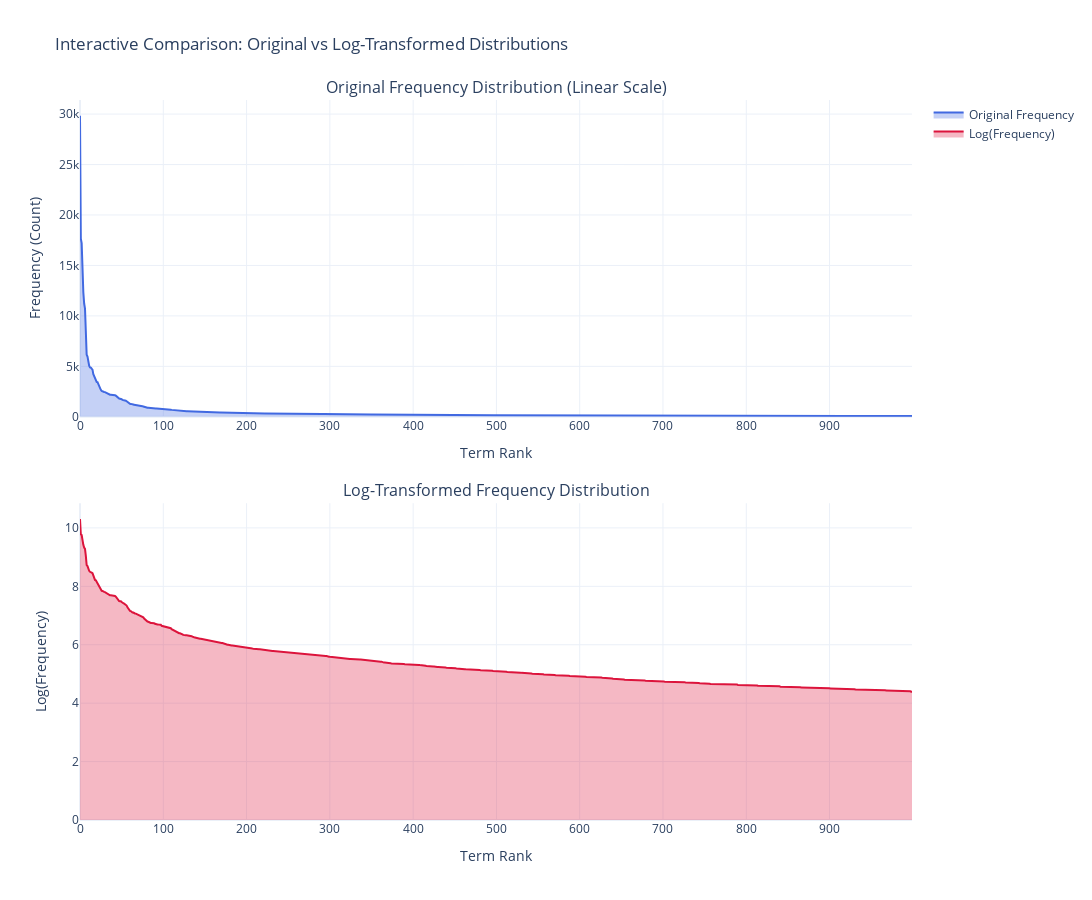

Notebook code for this chart:
### Markdown cell above
### >>> **Exercise 15 (take home):** 
You can copy the code from the previous exercise and change the 'term_frequencies' variable for the 'term_frequencies_log', comment about the differences that you observe and talk about other possible insights that we can get from a log distribution.

### Code cell
# Answer here

# Side-by-Side Comparison (Original vs Log)
fig, axes = plt.subplots(1, 2, figsize=(100, 10))

axes[0].bar(range(300), sorted_frequencies[:300], color='steelblue')
axes[0].set_title('Original Term Frequencies (Sorted)', fontsize=20, pad=15)
axes[0].set_xlabel('Term Rank', fontsize=16)
axes[0].set_ylabel('Frequency (Count)', fontsize=16)
axes[0].grid(alpha=0.3, axis='y')

axes[1].bar(range(300), term_frequencies_log[:300], color='coral')
axes[1].set_title('Log-Transformed Term Frequencies', fontsize=20, pad=15)
axes[1].set_xlabel('Term Index (Alphabetical Order)', fontsize=16)
axes[1].set_ylabel('Log(Frequency)', fontsize=16)
axes[1].grid(alpha=0.3, axis='y')

plt.tight_layout()
plt.show()

# Sorted Log Frequencies to Compare Properly
sorted_log_frequencies = [math.log(f) if f > 0 else 0 for f in sorted_frequencies]

plt.figure(figsize=(100, 10))
g = sns.barplot(x=sorted_feature_names[:300], 
                y=sorted_log_frequencies[:300],
                palette='viridis')
g.set_xticklabels(sorted_feature_names[:300], rotation=90)
plt.title('Log-Transformed Term Frequencies (Sorted by Original Frequency)', fontsize=20, pad=20)
plt.xlabel('Terms (Sorted by Frequency)', fontsize=16)
plt.ylabel('Log(Frequency)', fontsize=16)
plt.tight_layout()
plt.show()

# Direct Comparison Line Plots
fig, axes = plt.subplots(2, 1, figsize=(18, 12))

axes[0].plot(range(len(sorted_frequencies[:1000])), sorted_frequencies[:1000], 
             linewidth=2, color='darkblue', label='Original Frequency')
axes[0].fill_between(range(len(sorted_frequencies[:1000])), sorted_frequencies[:1000], 
                      alpha=0.3, color='lightblue')
axes[0].set_title('Original Term Frequency Distribution (First 1000 Terms)', fontsize=16)
axes[0].set_xlabel('Term Rank (Sorted by Frequency)', fontsize=12)
axes[0].set_ylabel('Frequency (Linear Scale)', fontsize=12)
axes[0].grid(alpha=0.3)
axes[0].legend()

axes[1].plot(range(len(sorted_log_frequencies[:1000])), sorted_log_frequencies[:1000], 
             linewidth=2, color='darkred', label='Log(Frequency)')
axes[1].fill_between(range(len(sorted_log_frequencies[:1000])), sorted_log_frequencies[:1000], 
                      alpha=0.3, color='lightcoral')
axes[1].set_title('Log-Transformed Term Frequency Distribution (First 1000 Terms)', fontsize=16)
axes[1].set_xlabel('Term Rank (Sorted by Frequency)', fontsize=12)
axes[1].set_ylabel('Log(Frequency)', fontsize=12)
axes[1].grid(alpha=0.3)
axes[1].legend()

plt.tight_layout()
plt.show()

# Overlay Comparison with Dual Y-Axis
fig, ax1 = plt.subplots(figsize=(18, 8))

color = 'tab:blue'
ax1.set_xlabel('Term Rank (Sorted by Frequency)', fontsize=14)
ax1.set_ylabel('Original Frequency', color=color, fontsize=14)
ax1.plot(range(len(sorted_frequencies[:500])), sorted_frequencies[:500], 
         color=color, linewidth=2, label='Original')
ax1.tick_params(axis='y', labelcolor=color)
ax1.grid(alpha=0.2)

ax2 = ax1.twinx()
color = 'tab:red'
ax2.set_ylabel('Log(Frequency)', color=color, fontsize=14)
ax2.plot(range(len(sorted_log_frequencies[:500])), sorted_log_frequencies[:500], 
         color=color, linewidth=2, label='Log-transformed')
ax2.tick_params(axis='y', labelcolor=color)

plt.title('Direct Comparison: Original vs Log-Transformed Frequencies (Dual Y-Axis)', fontsize=18)
fig.tight_layout()
plt.show()

# Interactive Plotly Comparison
from plotly.subplots import make_subplots
import plotly.graph_objects as go

fig = make_subplots(
    rows=2, cols=1,
    subplot_titles=('Original Frequency Distribution (Linear Scale)',
                    'Log-Transformed Frequency Distribution'),
    vertical_spacing=0.12,
    row_heights=[0.5, 0.5]
)

fig.add_trace(
    go.Scatter(
        x=list(range(len(sorted_frequencies[:1000]))),
        y=sorted_frequencies[:1000],
        mode='lines',
        name='Original Frequency',
        line=dict(color='royalblue', width=2),
        fill='tozeroy',
        fillcolor='rgba(65, 105, 225, 0.3)',
        hovertemplate='<b>Rank:</b> %{x}<br><b>Frequency:</b> %{y}<extra></extra>'
    ),
    row=1, col=1
)

fig.add_trace(
    go.Scatter(
        x=list(range(len(sorted_log_frequencies[:1000]))),
        y=sorted_log_frequencies[:1000],
        mode='lines',
        name='Log(Frequency)',
        line=dict(color='crimson', width=2),
        fill='tozeroy',
        fillcolor='rgba(220, 20, 60, 0.3)',
        hovertemplate='<b>Rank:</b> %{x}<br><b>Log(Frequency):</b> %{y:.2f}<extra></extra>'
    ),
    row=2, col=1
)

fig.update_xaxes(title_text="Term Rank", row=1, col=1)
fig.update_xaxes(title_text="Term Rank", row=2, col=1)
fig.update_yaxes(title_text="Frequency (Count)", row=1, col=1)
fig.update_yaxes(title_text="Log(Frequency)", row=2, col=1)

fig.update_layout(
    height=900,
    width=1400,
    showlegend=True,
    title_text="Interactive Comparison: Original vs Log-Transformed Distributions",
    hovermode='x unified',
    template='plotly_white'
)

fig.show()

print("="*85)
print("COMPARISON: ORIGINAL vs LOG-TRANSFORMED FREQUENCY DISTRIBUTION")
print("="*85)


orig_mean = np.mean(sorted_frequencies)
orig_median = np.median(sorted_frequencies)
orig_std = np.std(sorted_frequencies)
orig_max = np.max(sorted_frequencies)
orig_min = np.min(sorted_frequencies)


log_freqs_nonzero = [lf for lf in sorted_log_frequencies if lf > 0]
log_mean = np.mean(log_freqs_nonzero)
log_median = np.median(log_freqs_nonzero)
log_std = np.std(log_freqs_nonzero)
log_max = np.max(log_freqs_nonzero)
log_min = np.min([lf for lf in log_freqs_nonzero if lf > 0])

# comment about the differences that you observe and talk about other possible insights that we can get from a log distribution.



print("\n--- Observations on Frequency Distributions ---\n")
print(f"Original Frequency Distribution:\n"
      f"  Mean:   {orig_mean:.2f}\n"
      f"  Median: {orig_median:.2f}\n"
      f"  Std:    {orig_std:.2f}\n"
      f"  Max:    {orig_max}\n"
      f"  Min:    {orig_min}\n")

print(f"Log-Transformed Frequency Distribution (nonzero):\n"
      f"  Mean:   {log_mean:.2f}\n"
      f"  Median: {log_median:.2f}\n"
      f"  Std:    {log_std:.2f}\n"
      f"  Max:    {log_max:.2f}\n"
      f"  Min:    {log_min:.2f}\n")

print("\nComments:")
print("- The original frequency distribution is highly skewed, with a small number of terms having very high frequencies and a long tail of terms with low frequencies (Zipf's law).")
print("- The mean is much higher than the median in the original distribution, indicating this skewness.")
print("- The log transformation compresses the range of frequencies, making the distribution more symmetric and reducing the impact of outliers.")
print("- In the log-transformed distribution, the mean and median are closer together, and the standard deviation is much smaller, which helps in visualizing and comparing term frequencies more effectively.")

print("\nOther possible insights from the log distribution:")
print("- The log distribution can help reveal patterns among mid-frequency terms that are otherwise overshadowed by the most frequent terms in the original scale.")
print("- It can make it easier to identify groups of terms with similar usage patterns, which may be useful for clustering or topic modeling.")
print("- Log transformation is also helpful for statistical modeling, as many models assume normality or reduced skewness in the data.")
print("- Outliers (extremely frequent terms) are less dominant, so rare but important terms may become more visible in the analysis.")
print("- Overall, log transformation provides a more balanced view of the vocabulary usage, supporting deeper linguistic or semantic analysis.")

### Figure 1 — Plotly figure (JSON) as saved in the notebook; plotly's stock layout.template omitted (floating-point values rounded to 4 significant figures; data arrays with more than 128 entries replaced by an {"elided": "..."} marker saying what was removed)
{"data": [{"fill": "tozeroy", "fillcolor": "rgba(65, 105, 225, 0.3)", "hovertemplate": "<b>Rank:</b> %{x}<br><b>Frequency:</b> %{y}<extra></extra>", "line": {"color": "royalblue", "width": 2}, "mode": "lines", "name": "Original Frequency", "type": "scatter", "x": {"elided": "1000 int values"}, "xaxis": "x", "y": {"elided": "1000 int values"}, "yaxis": "y"}, {"fill": "tozeroy", "fillcolor": "rgba(220, 20, 60, 0.3)", "hovertemplate": "<b>Rank:</b> %{x}<br><b>Log(Frequency):</b> %{y:.2f}<extra></extra>", "line": {"color": "crimson", "width": 2}, "mode": "lines", "name": "Log(Frequency)", "type": "scatter", "x": {"elided": "1000 int values"}, "xaxis": "x2", "y": {"elided": "1000 float values"}, "yaxis": "y2"}], "layout": {"annotations": [{"font": {"size": 16}, "showarrow": false, "text": "Original Frequency Distribution (Linear Scale)", "x": 0.5, "xanchor": "center", "xref": "paper", "y": 1, "yanchor": "bottom", "yref": "paper"}, {"font": {"size": 16}, "showarrow": false, "text": "Log-Transformed Frequency Distribution", "x": 0.5, "xanchor": "center", "xref": "paper", "y": 0.44, "yanchor": "bottom", "yref": "paper"}], "height": 900, "hovermode": "x unified", "showlegend": true, "title": {"text": "Interactive Comparison: Original vs Log-Transformed Distributions"}, "width": 1400, "xaxis": {"anchor": "y", "domain": [0, 1], "title": {"text": "Term Rank"}}, "xaxis2": {"anchor": "y2", "domain": [0, 1], "title": {"text": "Term Rank"}}, "yaxis": {"anchor": "x", "domain": [0.56, 1], "title": {"text": "Frequency (Count)"}}, "yaxis2": {"anchor": "x2", "domain": [0, 0.44], "title": {"text": "Log(Frequency)"}}}}
